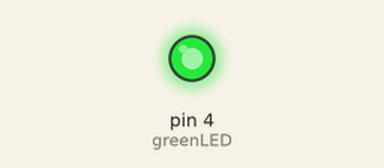
The sketch below on a simulated Arduino Uno, built with avr-gcc and run on an emulated ATmega328P. On the bench: output pins drawn as LEDs (lit = HIGH).

Above: at 1.7 s.
At 6.2 s:
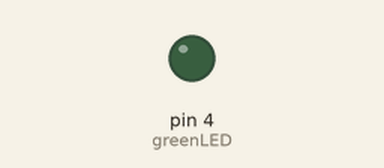
Timing chart, 0 to 8.8 s (numbered marks = the images above):
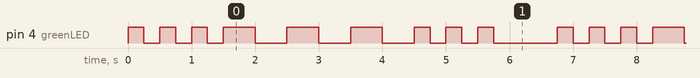

The sketch:

SOS.ino
```cpp
int greenLED = 4;
int t1 = 250;
int t2 = 500;
int t3 = 1000;

void setup() {

  pinMode(greenLED,OUTPUT);

}

void loop() {

//S
digitalWrite(greenLED,HIGH);
delay(t1);
digitalWrite(greenLED,LOW);
delay(t1);

digitalWrite(greenLED,HIGH);
delay(t1);
digitalWrite(greenLED,LOW);
delay(t1);

digitalWrite(greenLED,HIGH);
delay(t1);
digitalWrite(greenLED,LOW);
delay(t1);

//O
digitalWrite(greenLED,HIGH);
delay(t2);
digitalWrite(greenLED,LOW);
delay(t2);

digitalWrite(greenLED,HIGH);
delay(t2);
digitalWrite(greenLED,LOW);
delay(t2);

digitalWrite(greenLED,HIGH);
delay(t2);
digitalWrite(greenLED,LOW);
delay(t2);

//S
digitalWrite(greenLED,HIGH);
delay(t1);
digitalWrite(greenLED,LOW);
delay(t1);

digitalWrite(greenLED,HIGH);
delay(t1);
digitalWrite(greenLED,LOW);
delay(t1);

digitalWrite(greenLED,HIGH);
delay(t1);
digitalWrite(greenLED,LOW);
delay(t3);
}
```

Measured:
- by itself, pin 4 (greenLED): repeats every 6.8 s: 2 × (LOW 0.25 s, HIGH 0.25 s), LOW 0.25 s, 3 × (HIGH 0.50 s, LOW 0.50 s), 2 × (HIGH 0.25 s, LOW 0.25 s), HIGH 0.25 s, LOW 1.0 s, HIGH 0.25 s
- by itself, everything shown: repeats every 6.8 s, in 18 steps
